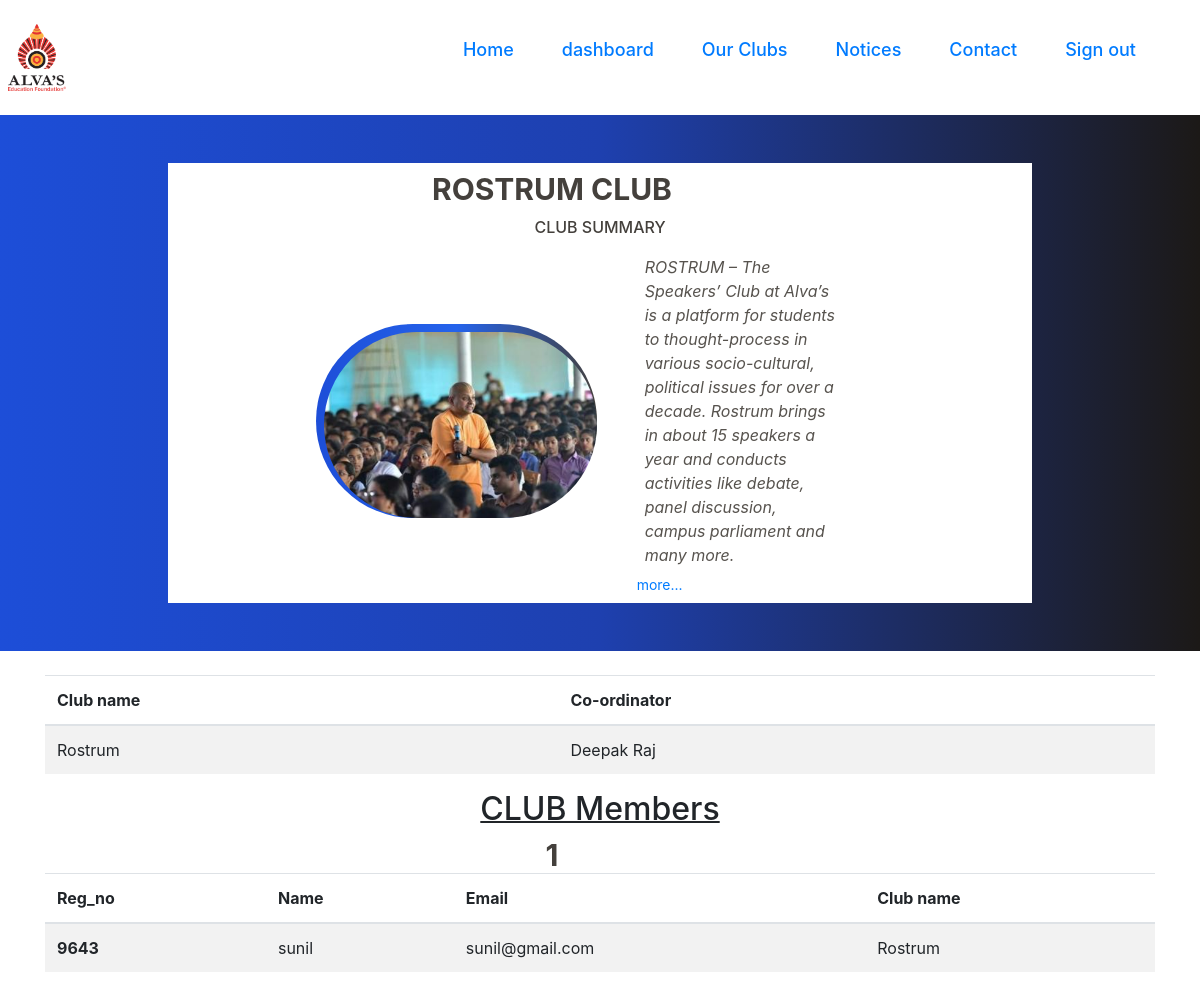
Page /ourclubs/Rostrum.php on the committed database.
### tables this page shows
CREATE TABLE `clubinfo` (
  `club_id` int(4) NOT NULL,
  `club_name` varchar(30) NOT NULL,
  `co_ordinator` varchar(30) NOT NULL,
  `co_ordinator_id` int(4) NOT NULL
);

CREATE TABLE `members` (
  `id` int(5) NOT NULL,
  `name` varchar(20) NOT NULL,
  `email` varchar(30) NOT NULL,
  `club_name` varchar(30) DEFAULT NULL,
  `password` varchar(30) NOT NULL
);

### ourclubs/Rostrum.php (the view, shortened to what this page needs)
<!DOCTYPE html>
<html lang="en">
<head>
    <link
    rel="stylesheet"
    href="https://cdnjs.cloudflare.com/ajax/libs/animate.css/4.1.1/animate.min.css"
  />
</head>
<body>
    <div class="navbarheader">
        <div class="flex justify-center">
            <div class="self-center top-0 w-full max-w-7xl ">
                <div class="flex justify-between items-center text-gray-700">
                    <div class="mx-2 my-4 ">
                      <div class=" md:w-1/6 overflow-hidden ">
                        <img src="../images/aiet-logo.png" alt="" class="" />
                      </div>
                    </div>
                    <ul class="hidden md:flex items-center text-[18px] font-semibold pr-10">
                        <li class="text-stone-600 hover:text-blue-600 hover:font-bold font-medium mx-4 my-1"><a
                                href="../home/home.php">Home</a></li>
                        <li class="text-stone-600 hover:text-blue-600 hover:font-bold font-medium mx-4 my-1"><a href="../dashboard/dashboard.php">
                                dashboard</a></li>
                        <li class="text-stone-600 hover:text-blue-600 hover:font-bold font-medium mx-4 my-1"><a href="../home/clubs.php">Our
                                Clubs</a></li>
                        <li class="text-stone-600 hover:text-blue-600 hover:font-bold font-medium mx-4 my-1"><a
                                href="../home/notice.php">Notices</a></li>
                        <li class="text-stone-600 hover:text-blue-600 hover:font-bold font-medium mx-4 my-1"><a
                                href="../home/contact.php">Contact</a></li>
                        <li class="text-stone-600 hover:text-blue-600 hover:font-bold font-medium mx-4 my-1"><a
                          href="../index.php">Sign out</a></li>
                    </ul>
                </div>
            </div>
           </div>
           <script src="https://cdn.tailwindcss.com"></script>
    </div>
    <div class="flex justify-center bg-gradient-to-r from-blue-700 via-blue-800 to-stone-900 p-4 animate__animated animate__fadeIn">
                                            <div class="flex flex-col justify-center items-center animate__animated animate__slideInDown">
                                                <div class="flex flex-col md:flex-row max-w-7xl justify-center items-center ">
                                                    <div class="overflow-hidden md:w-3/4 m-4 flex justify-center bg-white  ">
                                                        <div class="flex flex-col md:flex-row items-center justify-center md:w-3/4  ">
                                                            <div class=" flex flex-col items-center justify-center flex py-2">
                                                                <div class="text-3xl font-bold text-stone-700 text-center md:-ml-24">ROSTRUM CLUB</div>
                                                                <div class="text-md text-stone-700 font-medium text-center md:-ml-24 m-2">CLUB SUMMARY</div>
                                                                <div class="flex flex-col md:flex-row   items-center justify-center   mx-10">
                                                                    <div
                                                                        class="pl-2 pt-2 bg-gradient-to-r from-blue-700 via-blue-600 to-stone-700 rounded-full ">
                                                                        <img src="../images/Rostrum.png" alt=""
                                                                            class="rounded-full" />
                                                                    </div>
                                                                    <div class="flex flex-col w-full md:w-2/3  mx-10">
                                                                        <div class="text-stone-600 font-normal m-2 italic">ROSTRUM – The Speakers’ Club at Alva’s is a platform for students to thought-process in various socio-cultural, political issues for over a decade. Rostrum brings in about 15 speakers a year and conducts activities like debate, panel discussion, campus parliament and many more.</div>
                                                                        <div class="text-stone-500 text-sm   "><a href="https://www.aiet.org.in/clubs-activities/rostrum/">more...</a></div>
                                                                    </div>
                                                                </div>
                                                            </div>
                                                        </div>
                                                    </div>
                                                </div>
                                            </div>
                                        </div>
                                        <br>
                                        <div class="flex justify-center" >
                                        <?php
include '../dbconnect.php';
?>
<!DOCTYPE html>
<html lang="en">
<head>
    <link rel="stylesheet" href="https://cdn.jsdelivr.net/npm/bootstrap@4.6.2/dist/css/bootstrap.min.css">
    <link rel="stylesheet" href="style.css">
</head>
<body>
    <div class="container">
    <table class="table table-striped">
  <thead>
    <tr>
      <th scope="col">Club name</th>
      <th scope="col">Co-ordinator</th>
    </tr>
  </thead>
  <tbody>
  <?php
$sql ="Select * from `clubinfo` where `club_name` = 'Rostrum'";
$result = mysqli_query($conn,$sql);
if($result){
    while($row=mysqli_fetch_assoc($result)){
          $clubname = $row['club_name'];
          $coordinator = $row['co_ordinator'];
          echo '
          <tr class="animate__animated animate__backInUp">
      <td>'.$clubname.'</td>
      <td>'.$coordinator.'</td>
      </tr>';
    }
}
?>
  </tbody>
</table>
        <h2 class="underline underline-offset-1 text-center text- decoration-2 ">CLUB Members</h2>
        <div class="text-3xl font-bold text-stone-700 text-center md:-ml-24 decoration-8">
        <?php
        $p = "select count(*) as `count` from `members` where `club_name` = 'Rostrum'";
        $result= mysqli_query($conn,$p);
        $row = mysqli_fetch_assoc($result);
        echo $row['count'];
        ?>
</div>
        <table class="table table-striped">
  <thead>
    <tr>
      <th scope="col">Reg_no</th>
      <th scope="col">Name</th>
      <th scope="col">Email</th>
      <th scope="col">Club name</th>
    </tr>
  </thead>
  <tbody>
  <?php
$sql   ="Select * from `members` where `club_name` = 'Rostrum'";
$result = mysqli_query($conn,$sql);
if($result){
    while($row=mysqli_fetch_assoc($result)){
          $id = $row['id'];
          $name = $row['name'];
          $email = $row['email'];
          $club = $row['club_name'];
          echo '
          <tr class="animate__animated animate__backInUp">
      <th scope="row">'.$id.'</th>
      <td>'.$name.'</td>
      <td>'.$email.'</td>
      <td>'.$club.'</td>
    </tr>';
    }
}
?>
  </tbody>
</table>
    </div>
<br>
</body>
</html>

### rows in the picture
clubinfo: club_name "Rostrum", co_ordinator "Deepak Raj"
members: id "9643", name "sunil", email "sunil@gmail.com", club_name "Rostrum"

### other values in the picture
$row['count'] "1"
